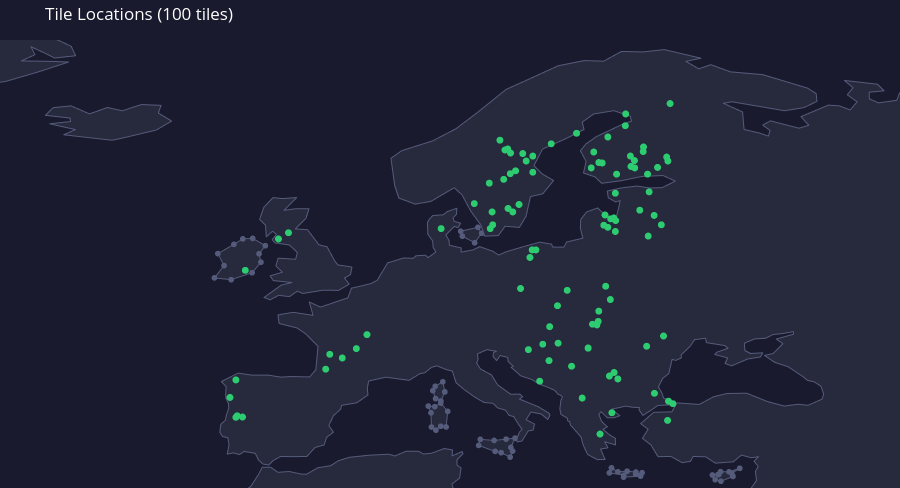

Notebook code cell kept with this figure:
### Code cell
import glob
import json

import geopandas as gpd
import geodatasets
import plotly.graph_objects as go

records = []
for path in glob.glob("data/test_tiles/*/metadata.json"):
    with open(path) as f:
        meta = json.load(f)
    b = meta["bounds"]
    records.append({
        "tile_id": meta["tile_id"],
        "lon": (b["min_lon"] + b["max_lon"]) / 2,
        "lat": (b["min_lat"] + b["max_lat"]) / 2,
    })

print(f"Loaded {len(records)} tiles")

lons = [r["lon"] for r in records]
lats = [r["lat"] for r in records]
tile_ids = [r["tile_id"] for r in records]

world = gpd.read_file(geodatasets.get_path("naturalearth.land"))
EUROPE_BBOX = (-25, 34, 45, 72)  # min_lon, min_lat, max_lon, max_lat
europe = world.cx[EUROPE_BBOX[0]:EUROPE_BBOX[2], EUROPE_BBOX[1]:EUROPE_BBOX[3]]

fig = go.Figure()

# Draw land polygons as filled traces
for geom in europe.geometry:
    polys = geom.geoms if geom.geom_type == "MultiPolygon" else [geom]
    for poly in polys:
        x, y = poly.exterior.xy
        fig.add_trace(go.Scattergl(
            x=list(x), y=list(y),
            fill="toself",
            fillcolor="#27293d",
            line=dict(color="#555b7a", width=1),
            hoverinfo="skip",
            showlegend=False,
        ))

# Tile points — hover/click shows tile_id
fig.add_trace(go.Scattergl(
    x=lons, y=lats,
    mode="markers",
    marker=dict(size=7, color="#2ecc71"),
    text=tile_ids,
    hovertemplate="%{text}<br>lon: %{x:.3f}<br>lat: %{y:.3f}<extra></extra>",
    name="Tiles",
    showlegend=False
))

lon_span = EUROPE_BBOX[2] - EUROPE_BBOX[0]  # 70
lat_span = EUROPE_BBOX[3] - EUROPE_BBOX[1]  # 38

fig.update_layout(
    title=f"Tile Locations ({len(records)} tiles)",
    showlegend=False,  # belt-and-braces, kills legend at the figure level too
    xaxis=dict(range=[EUROPE_BBOX[0], EUROPE_BBOX[2]], visible=False),
    yaxis=dict(range=[EUROPE_BBOX[1], EUROPE_BBOX[3]], visible=False, scaleanchor="x"),
    plot_bgcolor="#1a1a2e",
    paper_bgcolor="#1a1a2e",
    font=dict(color="white"),
    width=900, height=(900 * lat_span / lon_span),
    margin=dict(l=0, r=0, t=40, b=0),  # small margins; t=40 leaves room for the title
)

fig.show()

### Figure 1 — Plotly figure (JSON) as saved in the notebook; plotly's stock layout.template omitted (floating-point values rounded to 4 significant figures; data arrays with more than 128 entries replaced by an {"elided": "..."} marker saying what was removed)
{"data": [{"fill": "toself", "fillcolor": "#27293d", "hoverinfo": "skip", "line": {"color": "#555b7a", "width": 1}, "showlegend": false, "type": "scattergl", "x": [34.58, 33.9, 33.97, 34.0, 32.98, 32.49, 32.26, 32.73, 32.8, 32.95, 33.67, 34.58], "y": [35.67, 35.25, 35.06, 34.98, 34.57, 34.7, 35.1, 35.14, 35.15, 35.39, 35.37, 35.67]}, {"fill": "toself", "fillcolor": "#27293d", "hoverinfo": "skip", "line": {"color": "#555b7a", "width": 1}, "showlegend": false, "type": "scattergl", "x": [23.7, 24.25, 25.03, 25.77, 25.75, 26.29, 26.16, 24.72, 24.74, 23.51, 23.7], "y": [35.71, 35.37, 35.42, 35.35, 35.18, 35.3, 35.0, 34.92, 35.08, 35.28, 35.71]}, {"fill": "toself", "fillcolor": "#27293d", "hoverinfo": "skip", "line": {"color": "#555b7a", "width": 1}, "showlegend": false, "type": "scattergl", "x": [15.52, 15.16, 15.31, 15.1, 14.34, 13.83, 12.43, 12.57, 13.74, 14.76, 15.52], "y": [38.23, 37.44, 37.13, 36.62, 37.0, 37.1, 37.61, 38.13, 38.03, 38.14, 38.23]}, {"fill": "toself", "fillcolor": "#27293d", "hoverinfo": "skip", "line": {"color": "#555b7a", "width": 1}, "showlegend": false, "type": "scattergl", "x": [9.21, 9.81, 9.67, 9.215, 8.807, 8.428, 8.388, 8.16, 8.71, 9.21], "y": [41.21, 40.5, 39.18, 39.24, 38.91, 39.17, 40.38, 40.95, 40.9, 41.21]}, {"fill": "toself", "fillcolor": "#27293d", "hoverinfo": "skip", "line": {"color": "#555b7a", "width": 1}, "showlegend": false, "type": "scattergl", "x": [9.56, 9.23, 8.776, 8.544, 8.746, 9.39, 9.56], "y": [42.15, 41.38, 41.58, 42.26, 42.63, 43.01, 42.15]}, {"fill": "toself", "fillcolor": "#27293d", "hoverinfo": "skip", "line": {"color": "#555b7a", "width": 1}, "showlegend": false, "type": "scattergl", "x": [-6.789, -8.562, -9.977, -9.166, -9.689, -8.328, -7.572, -6.734, -5.662, -6.198, -6.033, -6.789], "y": [52.26, 51.67, 51.82, 52.86, 53.88, 54.66, 55.13, 55.17, 54.55, 53.87, 53.15, 52.26]}, {"fill": "toself", "fillcolor": "#27293d", "hoverinfo": "skip", "line": {"color": "#555b7a", "width": 1}, "showlegend": false, "type": "scattergl", "x": [12.69, 12.09, 11.04, 10.9, 12.37, 12.69], "y": [55.61, 54.8, 55.36, 55.78, 56.11, 55.61]}, {"fill": "toself", "fillcolor": "#27293d", "hoverinfo": "skip", "line": {"color": "#555b7a", "width": 1}, "showlegend": false, "type": "scattergl", "x": [-3.005, -4.074, -3.055, -1.959, -2.22, -3.119, -2.085, -1.115, -0.4305, 0.185, 0.47, 1.682, 1.56, 1.051, 1.45, 0.5503, -0.7875, -2.49, -2.956, -3.617, -4.543, -5.245, -5.777, -4.31, -3.415, -4.984, -5.267, -4.222, -4.77, -4.58, -3.092, -2.945, -3.63, -4.844, -5.083, -4.719, -5.048, -5.586, -5.645, -6.15, -5.787, -5.01, -4.211, -3.005], "y": [58.64, 57.55, 57.69, 57.68, 56.87, 55.97, 55.91, 54.62, 54.46, 53.33, 52.93, 52.74, 52.1, 51.81, 51.29, 50.77, 50.77, 50.5, 50.7, 50.23, 50.34, 49.96, 50.16, 51.21, 51.43, 51.59, 51.99, 52.3, 52.84, 53.5, 53.4, 53.98, 54.62, 54.79, 55.06, 55.51, 55.78, 55.31, 56.28, 56.79, 57.82, 58.63, 58.55, 58.64]}, {"fill": "toself", "fillcolor": "#27293d", "hoverinfo": "skip", "line": {"color": "#555b7a", "width": 1}, "showlegend": false, "type": "scattergl", "x": [-14.51, -14.74, -13.61, -14.91, -17.79, -18.66, -19.97, -22.76, -21.78, -23.96, -22.18, -22.23, -24.33, -23.65, -22.13, -20.58, -19.06, -17.8, -16.17, -14.51], "y": [66.46, 65.81, 65.13, 64.36, 63.68, 63.5, 63.64, 63.96, 64.4, 64.89, 65.08, 65.38, 65.61, 66.26, 66.41, 65.73, 66.28, 65.99, 66.53, 66.46]}, {"fill": "toself", "fillcolor": "#27293d", "hoverinfo": "skip", "line": {"color": "#555b7a", "width": 1}, "showlegend": false, "type": "scattergl", "x": {"elided": "1299 float values"}, "y": {"elided": "1299 float values"}}, {"fill": "toself", "fillcolor": "#27293d", "hoverinfo": "skip", "line": {"color": "#555b7a", "width": 1}, "showlegend": false, "type": "scattergl", "x": {"elided": "132 float values"}, "y": {"elided": "132 float values"}}, {"hovertemplate": "%{text}<br>lon: %{x:.3f}<br>lat: %{y:.3f}<extra></extra>", "marker": {"color": "#2ecc71", "size": 7}, "mode": "markers", "name": "Tiles", "showlegend": false, "text": ["tile_570_2539", "tile_695_2116", "tile_799_1900", "tile_-304_1843", "tile_561_2547", "tile_832_2123", "tile_502_2477", "tile_77_2052", "tile_627_2049", "tile_889_2192", "tile_1075_1890", "tile_909_2496", "tile_905_2455", "tile_-21_1990", "tile_913_1960", "tile_1008_2496", "tile_569_2497", "tile_111_2093", "tile_602_2222", "tile_967_2509", "tile_552_2545", "tile_-8_2035", "tile_513_2383", "tile_906_2393", "tile_1030_1915", "tile_1010_2356", "tile_1052_2383", "tile_-287_1839", "tile_454_2432", "tile_894_1853", "tile_937_2591", "tile_-327_1902", "tile_597_2430", "tile_641_2533", "tile_632_2303", "tile_-140_2364", "tile_983_2417", "tile_536_2564", "tile_663_1953", "tile_881_2570", "tile_548_2485", "tile_953_2533", "tile_828_2509", "tile_651_2322", "tile_586_2503", "tile_609_2538", "tile_846_2121", "tile_966_2524", "tile_-278_2270", "tile_1073_2523", "tile_938_2612", "tile_836_2541", "tile_1059_2089", "tile_994_2542", "tile_886_1969", "tile_850_2131", "tile_1005_2059", "tile_872_2406", "tile_1072_1828", "tile_693_2016", "tile_673_2065", "tile_1029_2405", "tile_1013_2458", "tile_1040_2510", "tile_751_2217", "tile_-308_1957", "tile_720_2175", "tile_511_2413", "tile_874_2228", "tile_868_2382", "tile_765_1999", "tile_852_2520", "tile_505_2374", "tile_620_2523", "tile_562_2421", "tile_-172_2349", "tile_995_2551", "tile_955_2512", "tile_577_2413", "tile_905_2367", "tile_901_1980", "tile_856_1783", "tile_641_2500", "tile_781_2577", "tile_852_2160", "tile_700_2557", "tile_863_2519", "tile_1089_1882", "tile_639_2322", "tile_722_2068", "tile_890_2397", "tile_-308_1838", "tile_900_2399", "tile_348_2374", "tile_1080_2630", "tile_818_2054", "tile_881_2377", "tile_818_2053", "tile_32_2024", "tile_1069_2531"], "type": "scattergl", "x": [15.14, 18.45, 21.21, -8.053, 14.9, 22.09, 13.33, 2.056, 16.65, 23.6, 28.54, 24.13, 24.02, -0.5439, 24.24, 26.76, 15.11, 2.958, 15.99, 25.67, 14.66, -0.199, 13.62, 24.05, 27.34, 26.81, 27.93, -7.601, 12.06, 23.73, 24.87, -8.663, 15.85, 17.02, 16.78, -3.701, 26.09, 14.23, 17.6, 23.39, 14.55, 25.3, 21.98, 17.29, 15.56, 16.17, 22.46, 25.64, -7.363, 28.48, 24.9, 22.19, 28.11, 26.39, 23.52, 22.57, 26.68, 23.15, 28.46, 18.4, 17.87, 27.31, 26.89, 27.61, 19.94, -8.159, 19.12, 13.57, 23.2, 23.04, 20.31, 22.62, 13.41, 16.46, 14.92, -4.55, 26.41, 25.35, 15.32, 24.02, 23.92, 22.72, 17.02, 20.73, 22.62, 18.59, 22.91, 28.91, 16.97, 19.17, 23.63, -8.159, 23.89, 9.246, 28.67, 21.72, 23.39, 21.72, 0.8623, 28.38], "y": [62.41, 47.69, 41.63, 40.13, 62.76, 47.89, 59.86, 45.82, 45.74, 49.98, 41.36, 60.62, 59.0, 44.08, 43.25, 60.62, 60.66, 47.01, 50.92, 61.15, 62.67, 45.34, 56.33, 56.69, 42.03, 55.37, 56.33, 40.02, 58.12, 40.39, 64.73, 41.68, 58.05, 62.16, 53.56, 55.65, 57.56, 63.5, 43.06, 63.77, 60.18, 62.16, 61.15, 54.2, 60.91, 62.37, 47.83, 61.78, 52.46, 61.73, 65.73, 62.5, 46.89, 62.54, 43.5, 48.13, 46.02, 57.16, 39.73, 44.8, 46.2, 57.12, 59.12, 61.19, 50.77, 43.17, 49.46, 57.42, 51.11, 56.29, 44.33, 61.61, 56.0, 61.73, 57.71, 55.12, 62.93, 61.28, 57.42, 55.76, 43.8, 38.58, 60.78, 64.09, 49.0, 63.19, 61.57, 41.15, 54.2, 46.28, 56.83, 39.99, 56.9, 56.0, 66.61, 45.88, 56.11, 45.85, 45.03, 62.07]}], "layout": {"font": {"color": "white"}, "height": 488.6, "margin": {"b": 0, "l": 0, "r": 0, "t": 40}, "paper_bgcolor": "#1a1a2e", "plot_bgcolor": "#1a1a2e", "showlegend": false, "title": {"text": "Tile Locations (100 tiles)"}, "width": 900, "xaxis": {"range": [-25, 45], "visible": false}, "yaxis": {"range": [34, 72], "scaleanchor": "x", "visible": false}}}
